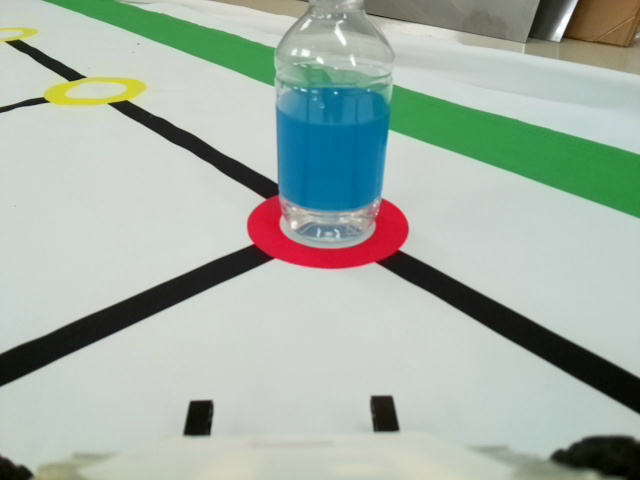
//> input picture captured_image.jpg, 640 x 480 px
$ ./hsv_detect   (built with g++ and OpenCV 4)
//> lines starting //> are read from the running program, lines starting //| are printed output that depends on the picture
#include <stdio.h>
#include <iostream>
#include <opencv2/highgui/highgui.hpp>
#include <opencv2/imgproc/imgproc.hpp>
using namespace std;
using namespace cv;

// 抽出する画像の輝度値の範囲を指定
#define H_MAX 105
#define H_MIN 95
#define S_MIN 50

void write_file(unsigned int data)
{
	FILE* fp;

	fp = fopen("color_data.txt", "w");
	if (fp == NULL)
	{
		return;
	}
	else
	{
		fprintf(fp, "%d\n", data);
		fflush(fp); // バッファをフラッシュしてディスクに書き込む
		fclose(fp);
	}
}

// メイン関数
int main(void)
{
	unsigned char hue;
	unsigned char sat;
	unsigned char val;

	unsigned int blue_data = 0;

	// 入力画像名(ファイルパス)
	string input_filename = "captured_image.jpg";

	// 画像を3チャンネル(BGR)で読み込む
	Mat input_image_rgb = imread(input_filename, IMREAD_COLOR);
//> input_image_rgb is the input picture: 480 rows x 640 cols, CV_8UC3; mean B, G, R 167.3, 177.3, 164.4
	if (input_image_rgb.empty()) {
		cerr << "入力画像が見つかりません" << endl;
		return -1;
	}

	// 表示して確認
	namedWindow("input_RGB");
	imshow("input_RGB", input_image_rgb);

	// BGRからHSVへ変換
	Mat hsv_image;
	cvtColor(input_image_rgb, hsv_image, COLOR_BGR2HSV, 3);
//> hsv_image: 480 rows x 640 cols, CV_8UC3; mean H, S, V 63.9, 41.8, 182.5

	// HSV変換した画像を表示して確認
	namedWindow("input_HSV");
	imshow("input_HSV", hsv_image);
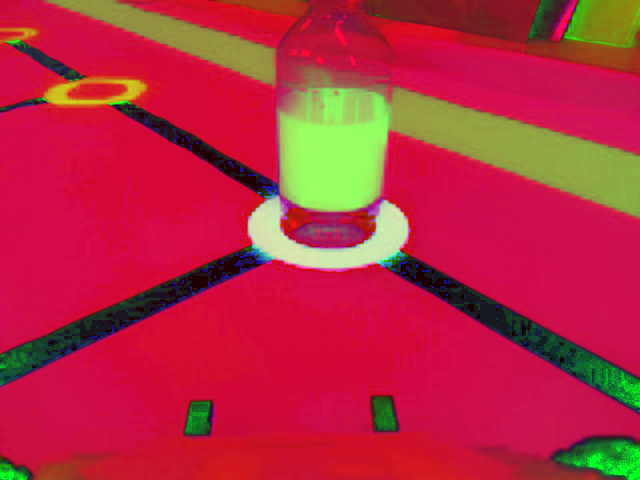
//> window 'input_HSV': 480 rows x 640 cols, CV_8UC3; mean B, G, R 63.9, 41.8, 182.5
	imwrite("hsv.jpg", hsv_image);

	for(int y = 0; y < hsv_image.rows; y++) {
		for (int x = 0; x < hsv_image.cols; x++) {
			hue = hsv_image.at<Vec3b>(y, x)[0];
			sat = hsv_image.at<Vec3b>(y, x)[1];
			val = hsv_image.at<Vec3b>(y, x)[2];

			// blue detect
			if ((hue < H_MAX && hue > H_MIN) && sat > 50) {
				blue_data++;
			}
		}
	}
//> this loop made 480 passes
//> (hue, sat, val) on passes 1 to 3: (15, 148, 134), (15, 147, 135), (15, 146, 136)
//> after the loop, hue = 38; sat = 255; val = 4; blue_data = 12591

	cout << "blue_data : " << blue_data << endl;
//| blue_data : 12591
	write_file(blue_data);

	return 0;
}
